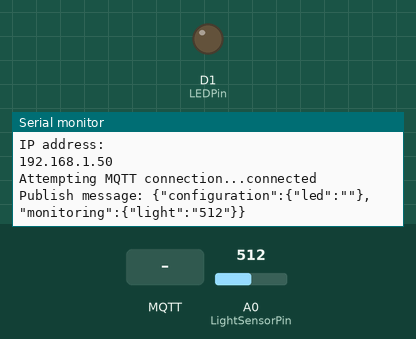
A sketch run on a simulated ESP8266 (NodeMCU). On the bench: output pins drawn as LEDs (lit = HIGH), the last lines printed to the serial monitor. The test bench sets the inputs (shaded band); at power-on: A0 (LightSensorPin) = 512. WiFi joins after 1.5 s; servers stay silent unless stated; random numbers use the default seed unless the sketch sets one; no MQTT or app messages arrive unless stated.

Above: at 2.7 s.
2.8 s: MQTT message "on" arrives on the first subscribed topic
At 3.8 s:
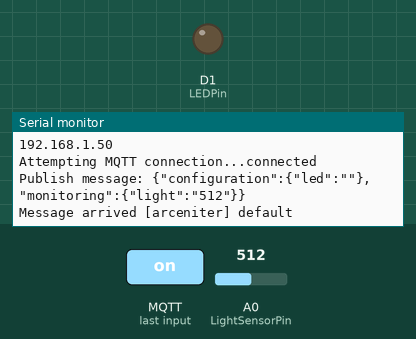
At 4.8 s:
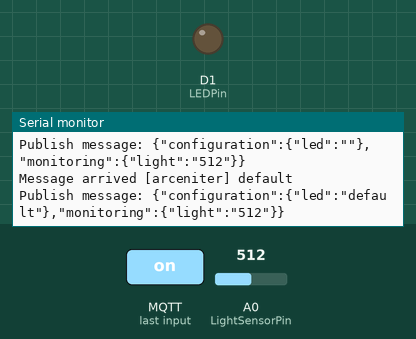

The sketch:

Simulasi.ino
```cpp
#include <PubSubClient.h>
#include <ArduinoJson.h>
#include <ESP8266WiFi.h>

#define MSG_BUFFER_SIZE (50)
#define LEDPin D1
#define LightSensorPin A0
#define WIFI_SSID "SPEEDY"
#define WIFI_PASSWORD "suherman"
#define MQTT_SERVER "test.mosquitto.org"

WiFiClient espClient;
PubSubClient client(espClient);

unsigned long lastMsg = 0;
char msg[MSG_BUFFER_SIZE];
int value = 0;
char led[25] = "";
char output[200];

void setup_wifi() {
  delay(10);
  Serial.print("Connecting to ");
  Serial.println(WIFI_SSID);

  WiFi.mode(WIFI_STA);
  WiFi.begin(WIFI_SSID, WIFI_PASSWORD);

  while (WiFi.status() != WL_CONNECTED) {
    delay(500);
    Serial.print(".");
  }

  randomSeed(micros());

  Serial.println("");
  Serial.println("WiFi connected");
  Serial.println("IP address: ");
  Serial.println(WiFi.localIP());
}

void callback(char* topic, byte* payload, unsigned int length) {
  Serial.print("Message arrived [");
  Serial.print(topic);
  Serial.print("] ");

  StaticJsonDocument<128> doc;
  deserializeJson(doc, payload, length);
  strlcpy(led, doc["configuration"]["led"] | "default", sizeof(led));
  Serial.print(led);
  Serial.println();
  if (!strcmp(led, "on")) {
    digitalWrite(LEDPin, HIGH);
  }
  if (!strcmp(led, "off")) {
    digitalWrite(LEDPin, LOW);
  }
}

void reconnect() {
  while (!client.connected()) {
    Serial.print("Attempting MQTT connection...");
    String clientId = "ESP8266Client-";
    clientId += String(random(0xffff), HEX);
    if (client.connect(clientId.c_str())) {
      Serial.println("connected");
      client.publish("arceniter", "started light sensor");
      client.publish("arceniter", "started LED");
      client.subscribe("arceniter");
    } else {
      Serial.print("failed, rc=");
      Serial.print(client.state());
      Serial.println(" try again in 5 seconds");
      delay(5000);
    }
  }
}

void setup() {
  Serial.begin(9600);

  StaticJsonDocument<128> doc;

  pinMode(LEDPin, OUTPUT);
  pinMode(LightSensorPin, INPUT);

  setup_wifi();

  client.setServer(MQTT_SERVER, 1883);
  client.setCallback(callback);
}

void loop() {
  if (!client.connected()) {
    reconnect();
  }
  client.loop();

  unsigned long now = millis();
  if (now - lastMsg > 2000) {
    int lightData = analogRead(LightSensorPin);

    lastMsg = now;
    ++value;
    snprintf (msg, MSG_BUFFER_SIZE, "%ld", lightData);

    StaticJsonDocument<96> doc;

    doc["configuration"]["led"] = led;
    doc["monitoring"]["light"] = msg;

    serializeJson(doc, output);

    Serial.print("Publish message: ");
    Serial.println(output);
    client.publish("arceniter", output);
  }
}
```

Measured:
- after the input at 2.8 s, the serial monitor: prints a new line at once (image 1)
